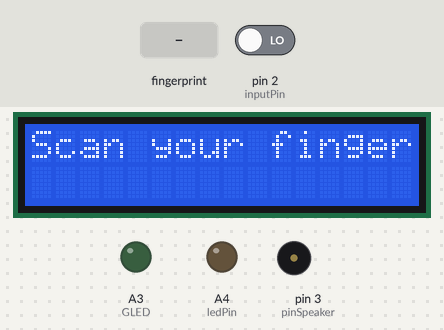
Recording of a sketch running on a simulated Arduino Uno, built with avr-gcc and run on an emulated ATmega328P. On the bench: 16×2 character LCD, output pins drawn as LEDs (lit = HIGH), buzzer (waves = sounding, pin HIGH). The inputs (shaded band) are chosen by the test bench; at power-on: pin 2 (inputPin) LOW. WiFi joins after 1.5 s; servers stay silent unless stated; what the sketch prints to the serial monitor is not drawn.

Above: at 8.4 s.
8.5 s: finger stored as number 1 placed on the sensor
At 9.1 s:
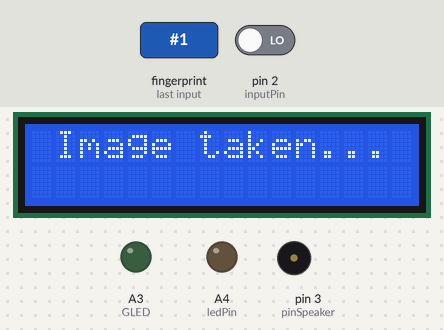
At 11.4 s:
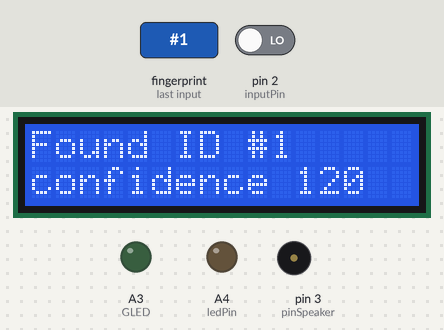
Timing chart, 0 to 12.9 s (numbered marks = the images above; inputs shaded):
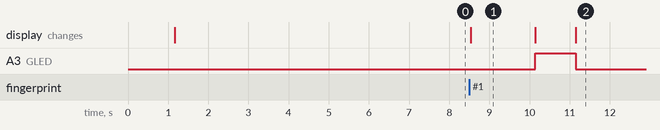

Measured:
- after the input at 8.5 s, A3 (GLED): LOW → HIGH after 1.6 s, → LOW 1.0 s later; the display: changes at once (image 1)
- what the display in image 1 shows lasts 1.6 s, from 8.5 s to 10.1 s

The sketch:

last_update.ino
```cpp
#include <SoftwareSerial.h>
#include <Adafruit_Fingerprint.h>
#include <LiquidCrystal.h>
#include <Ethernet.h>

byte mac[] = { 0xDE, 0xAD, 0xBE, 0xEF, 0xFE, 0xED };

IPAddress ip(192,168,1,10); //IP address for your arduino.

char server[] = "192.168.1.9"; //IP address of your computer.

int interrupt=0; //Variable to control the iterations of void loop().

String rcv=""; //Variable in which the server response is recorded.

EthernetClient client;
SoftwareSerial mySerial(A0,A1);
LiquidCrystal lcd(8,9,4,5,6,7); // initialize the library with the numbers of the interface pins
Adafruit_Fingerprint finger = Adafruit_Fingerprint(&mySerial);
int ledPin = A4;                // choose the pin for the LED
int inputPin = 2;               // choose the input pin (for PIR sensor)
int pirState = LOW;             // we start, assuming no motion detected
int val = 0;                    // variable for reading the pin status
int GLED = A3;
int pinSpeaker = 3;           //Set up a speaker on a PWM pin (digital 9, 10, or 11)
void setup()
{ Serial.begin(9600);
  while (!Serial);  // For Yun/Leo/Micro/Zero/...
  delay(100);
  Serial.println("\n\nAdafruit Fingerprint sensor enrollment");

  // set the data rate for the sensor serial port
  finger.begin(57600);

lcd.begin(16,2);
lcd.setCursor(0,0);
lcd.print("Scan your finger");
delay(100);pinMode(ledPin, OUTPUT);      // declare LED as output
finger.begin(57600);
pinMode(pinSpeaker, OUTPUT);
Ethernet.begin(mac, ip);
  delay(5000);
  pinMode(inputPin, INPUT);     // declare sensor as input
pinMode(GLED,OUTPUT);
} // set the data rate for the sensor serial port


void playTone(long duration, int freq) {
    duration *= 1000;
    int period = (1.0 / freq) * 1000000;
    long elapsed_time = 0;
    while (elapsed_time < duration) {
        digitalWrite(pinSpeaker,HIGH);
        delayMicroseconds(period / 2);
        digitalWrite(pinSpeaker, LOW);
        delayMicroseconds(period / 2);
        elapsed_time += (period);
    }
}
uint8_t getFingerprintID( )
{   buzer();
  uint8_t p = finger.getImage();

switch (p){
case FINGERPRINT_OK:
lcd.clear();
lcd.print(" Image taken... ");
delay(1000);
break;
case FINGERPRINT_NOFINGER:
return p;
case FINGERPRINT_PACKETRECIEVEERR:
return p;
case FINGERPRINT_IMAGEFAIL:
return p;
default:
return p; }

// OK success!
p = finger.image2Tz();
switch (p) {
case FINGERPRINT_OK:
break;
case FINGERPRINT_IMAGEMESS:
return p;
case FINGERPRINT_PACKETRECIEVEERR:
return p;
case FINGERPRINT_FEATUREFAIL:
return p;
case FINGERPRINT_INVALIDIMAGE:
return p;
default:
return p;
}

// OK converted!

p = finger.fingerFastSearch();
if (p == FINGERPRINT_OK )
{
    delay(300);// sound// turn LED ON


lcd.clear();
lcd.print(" Found match! ");
digitalWrite(GLED, HIGH);
digitalWrite(ledPin, LOW);
delay(1000);
digitalWrite(GLED,LOW);


   }
else if(p == FINGERPRINT_NOTFOUND )
{   pinMode(pinSpeaker, HIGH);
 delay(300);
lcd.clear();
lcd.setCursor(0,0);
lcd.print(" Did not match! ");
delay(1000);
lcd.clear();
lcd.setCursor(0,0);
lcd.print(" scan finger! ");
return p;
}
else
{ return p; }
// IF FOUND A MATCH............

lcd.clear();
lcd.setCursor(0,0);
lcd.print("Found ID #");
lcd.print(finger.fingerID);
lcd.setCursor(0,1);
lcd.print("confidence ");
lcd.print(finger.confidence);
pinMode(pinSpeaker, LOW);
delay(10000);
 pinMode(pinSpeaker, HIGH);
 if(interrupt==0)
  {

      delay(1000);
      if (client.connect(server, 80))
      {
      Serial.println("Connection Established 2");
      client.print("GET /test.php?"); //GET request to write data to the database.
      client.print("ID=");
      client.print(finger.fingerID);
      client.println(" HTTP/1.1");
      client.println("Host: 192.168.1.9");
      client.println("Connection: close");
      client.println();
      client.println();
      client.stop();
      }
      else
      {
        Serial.println("Connection failed 2");
      }  return finger.fingerID;
  }
  interrupt++;
  delay(50);


}

/*int getFingerprintIDez(){
uint8_t p = finger.getImage();
if (p != FINGERPRINT_OK) return -1;
p = finger.image2Tz();
if (p != FINGERPRINT_OK) return -1;
p = finger.fingerFastSearch();
if (p != FINGERPRINT_OK) return -1;

// found a match!
lcd.clear();
lcd.setCursor(0, 0);
lcd.print("Found ID # ");
lcd.print(finger.fingerID);
lcd.setCursor(0, 1);
lcd.print("confidence ");
lcd.print(finger.confidence);
return finger.fingerID;
 if (client.connect(server, 80))
      {
      Serial.println("Connection Established 2");
      client.print("GET /ethernt/data.php?"); //GET request to write data to the database.
      client.print("ID_S=");
      client.print(finger.fingerID);
      client.println(" HTTP/1.1");
      client.println("Host: 192.168.1.6");
      client.println("Connection: close");
      client.println();
      client.println();
      client.stop();
      }
      else
      {
        Serial.println("Connection failed 2");
      }
 interrupt++;
 delay(10000); }*/
  void loop() {

getFingerprintID( );
delay(50);

       }
void buzer(){
  val = digitalRead(inputPin);  // read input value
  if (val == HIGH) {            // check if the input is HIGH
    digitalWrite(ledPin, HIGH);  // turn LED ON
    playTone(300, 160);
    delay(150);// sound
    digitalWrite(ledPin, LOW);
  }}
  void buzer2(){
  val = digitalRead(inputPin);  // read input value
  if (val == HIGH) {            // check if the input is HIGH
    digitalWrite(ledPin, LOW);
     playTone(0,0);
    delay(300);// sound// turn LED ON
 pinMode(pinSpeaker, LOW);

  }}
```
